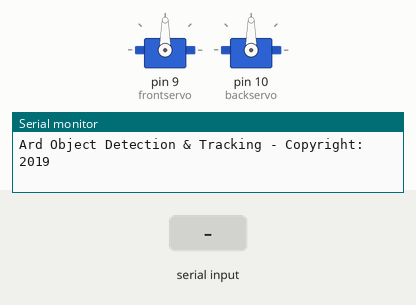
This sketch was run on a simulated Arduino Uno, built with avr-gcc and run on an emulated ATmega328P. On the bench: 2 × servo, the last lines printed to the serial monitor. The inputs (shaded band) are chosen by the test bench.

Above: at 1.2 s.
1.3 s: "person:\n" received over the second serial link
At 1.4 s:
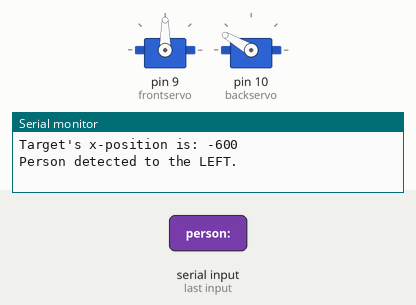
Timing chart, 0 to 4.3 s (numbered marks = the images above; inputs shaded):
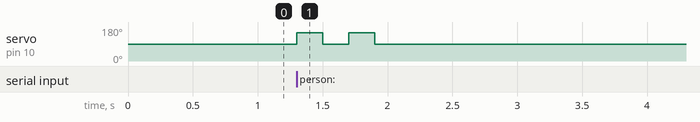

The sketch:

Human-Tracking_Creepy_Robot.ino
```cpp
/*
  Human-Tracking Creepy Robot
  Will Wallace
  2019

  The human-tracking code is based on work by Sohail Shah of GemCode Studios.
  It also uses a portion of code from edwindertien's 4-legged 2-servo Instructables robot.
*/

#include <Servo.h>
#include <SoftwareSerial.h>

SoftwareSerial BluePins(2, 3); // RX | TX
Servo frontservo, backservo;

// servo pattern for walking in a straight line
int walkforward[] = {60, 120, 130, 120, 130, 50, 60, 50};

// servo position patterns to control steering
int turnleft[] = {90, 150, 90, 90, 90, 150, 90, 90};
int turnright[] = {90, 30, 90, 90, 90, 30, 90, 90};

int delayT = 200;             // increase this number to make the robot walk more slowly
bool walking = false;

String inputString = "";      // used to receive data, e.g. object names
bool stringComplete = false;  // used to check if a complete object name was received, e.g. "person"

int maxFOV = 600;             // field of view of screen

int xVal = -2000;
int yVal = -2000;
String sXVal = "";            // X position of object
String sYVal = "";            // Y position of object

unsigned long StartTime = millis();

void setup() {
  Serial.begin(9600);
  BluePins.begin(9600);

  // keeping this line here out of respect for GemCode Studios creator
  Serial.println("Ard Object Detection & Tracking - Copyright: 2019");

  attachServos();

  frontservo.write(90);
  backservo.write(90);

  detachServos();
}

void loop() {

  bool bObjectFound = false;

  // check if we received a new string for a detected object
  // (these new strings come from the serialEvent function)
  if (stringComplete) {
    Serial.flush();

    // check if person was detected
    if (inputString.startsWith("person:"))
    {
      inputString.replace("person:", "");
      bObjectFound = true;

      int colonPos = inputString.indexOf(":");
      if (colonPos > 0)
      {
        String objID = inputString.substring(0, colonPos);
        inputString.replace(objID + ":", "");

        // get coordinates of image from incoming bytes
        int commaPos = inputString.indexOf(",");
        if (commaPos > 0)
        {
          sXVal = inputString.substring(0, commaPos);
          xVal = sXVal.toInt();
          int commaPos2 = inputString.indexOf(",", commaPos + 1);
          sYVal = inputString.substring(commaPos + 1, commaPos2);
          yVal = sYVal.toInt();
        }
      }
    }

    if (bObjectFound)
    {

      xVal = constrain(xVal, -maxFOV, maxFOV);
      Serial.print("Target's x-position is: ");
      Serial.println(xVal);

      // if target is in center of screen, walk forward
      if (xVal > -100 && xVal < 100)
        walk(walkforward);

      // if target is to the left
      else if (xVal < -100)
        walk(turnleft);

      // if target is to the right
      else if (xVal > 100)
        walk(turnright);
    }
    else
    {
      // Object Not Found:
      StartTime = millis(); // Start wait process until max wait time has elapsed before searching.
    }

    // make the string empty so it is ready for new data
    inputString = "";
    stringComplete = false;
  }
    serialEvent();
}


// MAIN MOVEMENT FUNCTION; depending on the input array, walk forward or turn left/right
void walk(int pattern[])
{
  attachServos();

  Serial.println("Person detected to the LEFT.");
  for (int n = 0; n < 4; n++) {
    frontservo.write(pattern[2*n]);
    backservo.write(pattern[(2*n)+1]);
    delay(delayT);
  }

  detachServos();
}

// this function runs at the end of each loop and checks for new incoming data
void serialEvent(){

    while (BluePins.available()) {

      // get next data from Bluetooth
      char inChar = (char)BluePins.read();
      inputString += inChar;

      // check if we've reached the end of an incoming string
      if (inChar == '\n')
        stringComplete = true;
    }
  }


// functions for attaching/detaching servos
void attachServos()
{
  frontservo.attach(9);
  backservo.attach(10);
}

void detachServos()
{
  frontservo.detach();
  backservo.detach();
}
```

Measured:
- after the input at 1.3 s, servo on pin 10 (backservo): alternates 150° for 0.20 s and 90° for 0.20 s, 4 changes in all, then stays 90°, starting at once
